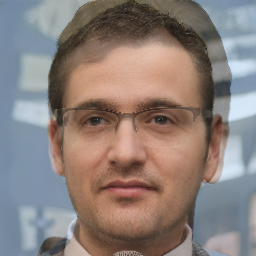
#> input picture test_morphed.png, 256 x 256 px
$ python -i image_preprocessor.py   (imports and definitions only)
#> lines starting #> are read from the running program, lines starting #| are printed output that depends on the picture
### backend/app/ml/exceptions.py
"""
Custom exceptions for the ML pipeline.

Each exception carries an optional ``details`` dict so callers can attach
structured context (e.g. filename, measured size) without string formatting.
"""


class MLPipelineError(Exception):
    """Base class for all ML pipeline failures."""

    def __init__(self, message: str, details: dict | None = None) -> None:
        super().__init__(message)
        self.details = details or {}


class InvalidImageError(MLPipelineError):
    """
    Raised when an uploaded image fails validation.

    Covers format mismatches, dimension violations, size limits, and
    corruption — anything that prevents the pipeline from proceeding.
    """


class NoFaceDetectedError(MLPipelineError):
    """
    Raised in strict mode when no face is found in a valid image.

    In non-strict (default) mode the detector returns an empty list instead
    of raising, so callers can decide whether the absence of a face is fatal.
    """


class ImageProcessingError(MLPipelineError):
    """
    Raised when a technically valid image cannot be processed by OpenCV.

    Examples: unexpected colour space, corrupt pixel data that passes
    Pillow verification but fails cv2.imdecode, etc.
    """

### backend/app/ml/preprocessors/image_preprocessor.py
"""
Module 3 — Image Preprocessing

Purpose: Transform a raw face crop into a normalised, fixed-size grayscale
array ready for feature extraction (Modules 4 LBP and 5 DCT).

Why each step matters (viva-ready):

1. Resize to 128×128
   All downstream feature extractors expect a fixed input size.
   128×128 is the standard for face recognition benchmarks — large enough
   to preserve texture detail, small enough to keep computation fast.
   Using a fixed size also means all feature vectors have identical
   dimensionality, which is a requirement for clustering (Module 7).

2. Convert to grayscale
   LBP (Local Binary Pattern) captures texture differences between
   neighbouring pixels.  DCT (Discrete Cosine Transform) captures
   frequency content.  Both operate on intensity, not colour.
   Dropping the two chroma channels also reduces the feature space
   by 3× without losing texture or frequency information.

3. Histogram equalization
   Real-world face images vary wildly in brightness: passport photos are
   well-lit studio shots; morphed images may come from outdoor selfies or
   low-quality scans.  equalizeHist remaps the pixel distribution so that
   all intensity levels are used equally, effectively normalising for
   lighting.  This makes the same face look consistent regardless of
   whether it was photographed in sunlight or under fluorescent light.

4. Normalise to [0.0, 1.0]
   ML algorithms (K-Means in Module 7, scikit-learn estimators) are
   sensitive to feature scale.  Dividing by 255.0 maps the uint8 range
   into floating-point [0, 1], preventing large raw pixel values from
   numerically dominating smaller feature components and improving the
   stability of the distance calculations used in clustering.
"""

import base64
import io
import time
from typing import Optional

import cv2
import numpy as np
from loguru import logger
from pydantic import BaseModel

from app.ml.exceptions import ImageProcessingError


class PreprocessingResult(BaseModel):
    """
    Full output of a single preprocessing pass.

    Attributes:
        preprocessed_b64:   Base64-encoded JPEG of the final 128×128 grayscale
                            image (uint8, before normalisation) — suitable for
                            display in the frontend "before/after" panel.
        numpy_array_shape:  Shape of the normalised float32 array, e.g. [128, 128].
        steps_applied:      Ordered list of processing steps that were executed.
        processing_time_ms: Wall-clock time for the full preprocessing pass.
        original_size:      Width and height of the input image before resize.
        normalized_stats:   Descriptive statistics of the final normalised array
                            (min, max, mean, std) — useful for debugging and for
                            confirming normalisation was applied correctly.
    """

    preprocessed_b64: str
    numpy_array_shape: list[int]
    steps_applied: list[str]
    processing_time_ms: float
    original_size: dict
    normalized_stats: dict


class ImagePreprocessor:
    """
    Applies a fixed four-step preprocessing pipeline to a face crop.

    The pipeline is deterministic and stateless — no model weights or
    learned parameters are involved.  The same input always produces
    the same output, making it safe to call from multiple threads.
    """

    TARGET_SIZE: tuple[int, int] = (128, 128)

    # ------------------------------------------------------------------
    # Public API
    # ------------------------------------------------------------------

    def preprocess(self, face_b64: str) -> PreprocessingResult:
        """
        Preprocess a base64-encoded face crop (Module 2 output format).

        Args:
            face_b64: Base64-encoded JPEG string as produced by FaceDetector.

        Returns:
            PreprocessingResult with the processed array and metadata.

        Raises:
            ImageProcessingError: When base64 decoding or image decode fails.
        """
        try:
            raw_bytes = base64.b64decode(face_b64)
        except Exception as exc:
            raise ImageProcessingError(
                f"Invalid base64 input: {exc}",
                details={"input_length": len(face_b64)},
            )
        return self.preprocess_bytes(raw_bytes)

    def preprocess_bytes(self, image_bytes: bytes) -> PreprocessingResult:
        """
        Preprocess raw image bytes (JPEG / PNG / WebP face crop).

        Args:
            image_bytes: Raw bytes of a face crop image.

        Returns:
            PreprocessingResult with the processed array and metadata.

        Raises:
            ImageProcessingError: When OpenCV cannot decode the bytes.
        """
        t_start = time.perf_counter()
        steps: list[str] = []

        # Decode
        arr = np.frombuffer(image_bytes, np.uint8)
        bgr = cv2.imdecode(arr, cv2.IMREAD_COLOR)
        if bgr is None:
            raise ImageProcessingError(
                "cv2.imdecode returned None — face crop bytes could not be decoded.",
                details={"bytes_length": len(image_bytes)},
            )

        original_h, original_w = bgr.shape[:2]

        # Step 1: Resize to 128×128
        resized = cv2.resize(bgr, self.TARGET_SIZE, interpolation=cv2.INTER_AREA)
        steps.append(f"resize_{self.TARGET_SIZE[0]}x{self.TARGET_SIZE[1]}")

        # Step 2: Convert to grayscale
        gray = cv2.cvtColor(resized, cv2.COLOR_BGR2GRAY)
        steps.append("grayscale")

        # Step 3: Histogram equalisation — normalise contrast / lighting
        equalized = cv2.equalizeHist(gray)
        steps.append("histogram_equalization")

        # Step 4: Normalise to [0.0, 1.0]
        normalized: np.ndarray = equalized.astype(np.float32) / 255.0
        steps.append("normalize_0_1")

        elapsed_ms = (time.perf_counter() - t_start) * 1000

        # Build a JPEG preview from the uint8 equalized image (before float
        # conversion) so the frontend can render it without extra decoding.
        _, buf = cv2.imencode(".jpg", equalized, [cv2.IMWRITE_JPEG_QUALITY, 90])
        preprocessed_b64 = base64.b64encode(buf.tobytes()).decode("ascii")

        stats = {
            "min": float(np.min(normalized)),
            "max": float(np.max(normalized)),
            "mean": round(float(np.mean(normalized)), 6),
            "std": round(float(np.std(normalized)), 6),
        }

        logger.debug(
            "Preprocessing complete | {}×{} → {} | steps={} | {:.2f} ms",
            original_w,
            original_h,
            self.TARGET_SIZE,
            steps,
            elapsed_ms,
        )

        return PreprocessingResult(
            preprocessed_b64=preprocessed_b64,
            numpy_array_shape=list(normalized.shape),
            steps_applied=steps,
            processing_time_ms=round(elapsed_ms, 3),
            original_size={"width": original_w, "height": original_h},
            normalized_stats=stats,
        )

    # ------------------------------------------------------------------
    # Internal helper (used by tests that need the raw array)
    # ------------------------------------------------------------------

    def get_normalized_array(self, image_bytes: bytes) -> np.ndarray:
        """
        Return just the normalised float32 numpy array without building
        the full PreprocessingResult.  Used by downstream modules (4, 5)
        that need the raw array, not the API-facing model.
        """
        arr = np.frombuffer(image_bytes, np.uint8)
        bgr = cv2.imdecode(arr, cv2.IMREAD_COLOR)
        if bgr is None:
            raise ImageProcessingError(
                "cv2.imdecode failed in get_normalized_array.",
                details={"bytes_length": len(image_bytes)},
            )
        resized = cv2.resize(bgr, self.TARGET_SIZE, interpolation=cv2.INTER_AREA)
        gray = cv2.cvtColor(resized, cv2.COLOR_BGR2GRAY)
        equalized = cv2.equalizeHist(gray)
        return equalized.astype(np.float32) / 255.0

>>> import cv2
>>> picture = cv2.imread('../../../../test_morphed.png', cv2.IMREAD_GRAYSCALE)
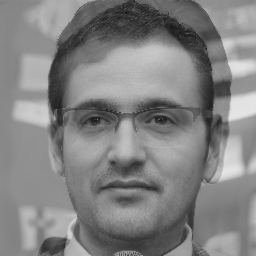
#> picture: shape (256, 256); min 14, max 228, mean 130.2
#> (the run stopped early here; a loop or call above may not have finished)
